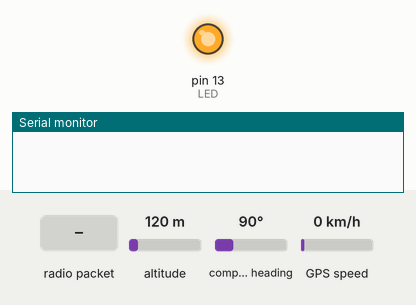
Recording of a sketch running on a simulated Arduino Leonardo, built with avr-gcc and run on an emulated ATmega32U4. Shown: output pins drawn as LEDs (lit = HIGH), the last lines printed to the serial monitor. Inputs (shaded band) come from the test bench; at power-on: altitude 120 m, compass heading 90°, GPS speed 0 km/h. The GPS gets a fix after 3 s at 37.7749, -122.4194 with 8 satellites; no radio packets arrive unless stated.

Above: at 1.2 s.
1.3 s: radio packet "1" arrives
At 2.6 s:
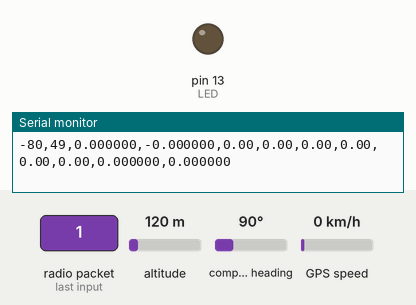
Timing chart, 0 to 4.3 s (numbered marks = the images above; inputs shaded):
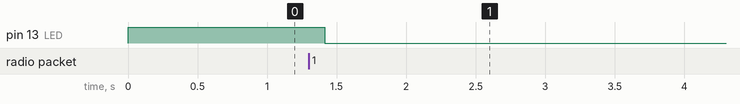

Measured:
- after the input at 1.3 s, pin 13 (LED): HIGH → LOW after 0.11 s

The sketch:

tracker.ino
```cpp
#include <TinyGPS++.h>

#include <RH_RF95.h>

/* for feather32u4 */
#define RFM95_CS 8
#define RFM95_RST 4
#define RFM95_INT 7

#define RF95_FREQ 915.0

RH_RF95 rf95(RFM95_CS, RFM95_INT);

TinyGPSPlus gps;

#define LED 13

void setup()
{
  Serial.begin(9600);
  Serial1.begin(9600);

  digitalWrite(4, HIGH);
  pinMode(LED, OUTPUT);
  digitalWrite(LED, HIGH);

  if (!rf95.init())
    error(1);

  if (!rf95.setFrequency(RF95_FREQ))
    error(2);

  rf95.setModemConfig(RH_RF95::Bw31_25Cr48Sf512);

  rf95.setTxPower(20);
}

struct RecBuffer {
  uint32_t count;
  uint32_t raw_lat_deg;
  uint32_t raw_lat_bil;
  uint32_t raw_lng_deg;
  uint32_t raw_lng_bil;
  int32_t alt;
  int32_t speed;
  int32_t tmpin;
  int32_t tmpout;
  int32_t press;
  int32_t voltage;
} recBuffer;

uint8_t buf[RH_RF95_MAX_MESSAGE_LEN];
uint8_t len = sizeof(buf);

void loop() {
  //feed the ever-hungry gps
  while (Serial1.available() > 0)
    gps.encode(Serial1.read());

  if (rf95.waitAvailableTimeout(800)) {
    // Should be a reply message for us now
    if (rf95.recv(buf, &len)) {

      memcpy(&recBuffer, buf, sizeof(recBuffer));

      // write the sentence to serial
      Serial.print(rf95.lastRssi(), DEC);
      Serial.print(",");
      Serial.print(recBuffer.count, DEC);
      Serial.print(",");
      Serial.print(recBuffer.raw_lat_deg + recBuffer.raw_lat_bil / 1000000000.0, 6);
      Serial.print(",-"); // xxx: bad - hard coded negative here
      Serial.print(recBuffer.raw_lng_deg + recBuffer.raw_lng_bil / 1000000000.0, 6);
      Serial.print(",");
      Serial.print(recBuffer.alt / 100.0);
      Serial.print(",");
      Serial.print(recBuffer.speed / 100.0);
      Serial.print(",");
      Serial.print(recBuffer.tmpin / 100.0);
      Serial.print(",");
      Serial.print(recBuffer.tmpout / 100.0);
      Serial.print(",");
      Serial.print(recBuffer.press / 100.0);
      Serial.print(",");
      Serial.print(recBuffer.voltage / 10.0);
      Serial.print(",");
      Serial.print(gps.location.lat(), 6);
      Serial.print(",");
      Serial.println(gps.location.lng(), 6);

      blink_led();
    }
  }
}

void blink_led() {
  digitalWrite(LED, HIGH);
  delay(100);
  digitalWrite(LED, LOW);
}

// blink out an error code
void error(uint8_t errno) {
  while(1) {
    uint8_t i;
    for (i=0; i<errno; i++) {
      digitalWrite(LED, HIGH);
      delay(100);
      digitalWrite(LED, LOW);
      delay(300);
    }
    delay(1000);
  }
}
```
